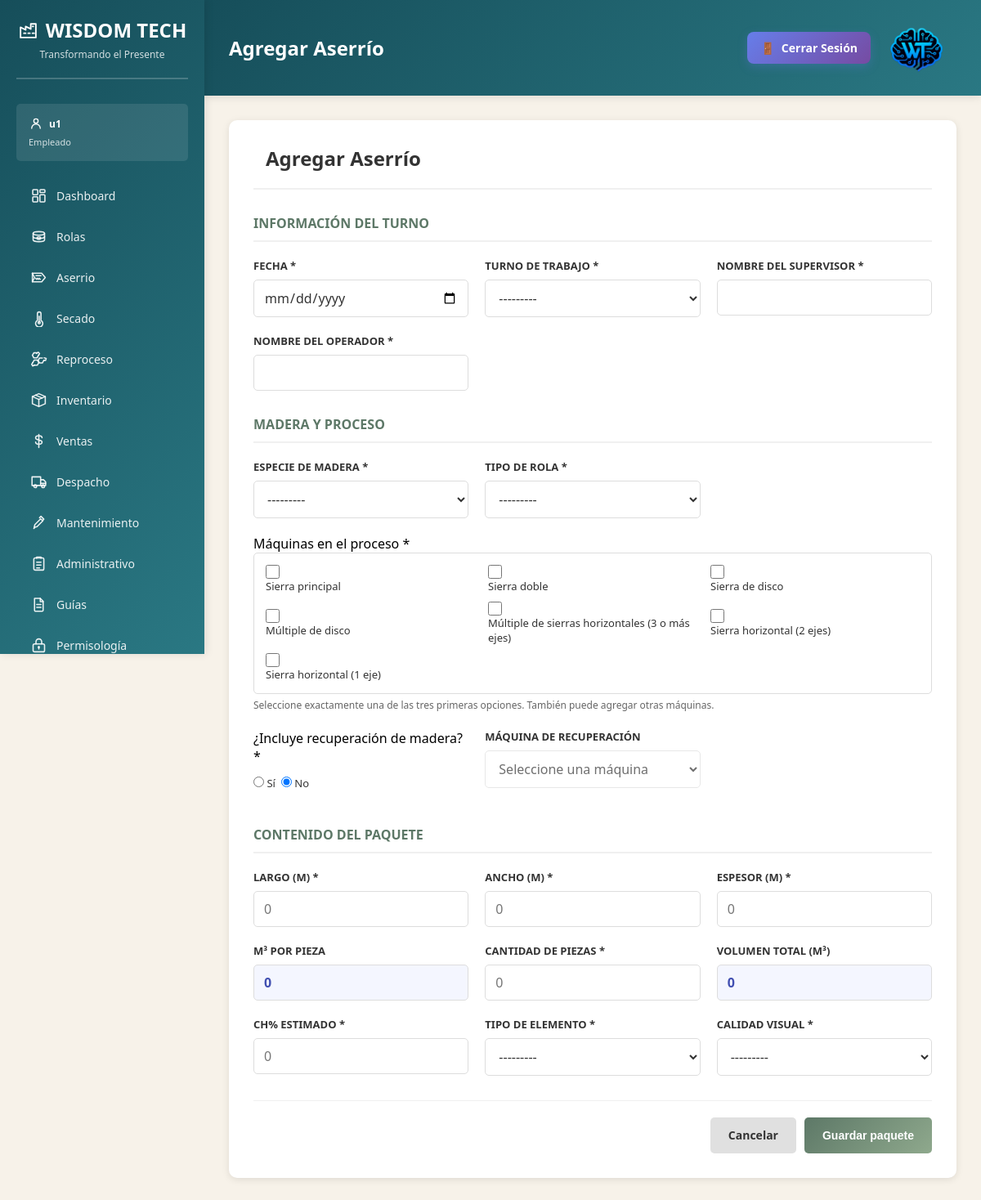
The page /dashboard/aserrio/agregar/ (signed in) on the database its author committed.
### dashboard/models.py (models this page shows, shortened)
class ConfiguracionEmpresa(models.Model):
    PALETAS_FONDO = [
        ('claro', 'Gris claro'),
        ('azulado', 'Azul muy claro'),
        ('calido', 'Arena suave'),
        ('marron', 'Marrón suave'),
        ('salvia', 'Verde salvia'),
        ('petroleo', 'Azul petróleo'),
    ]
    PALETAS_BARRA_LATERAL = [
        ('verde', 'Verde'),
        ('azul', 'Azul'),
        ('vino', 'Vino'),
        ('marron', 'Marrón'),
        ('salvia', 'Verde salvia'),
        ('petroleo', 'Azul petróleo'),
    ]
    PALETAS_MODULOS = [
        ('azul', 'Azul'),
        ('verde', 'Verde'),
        ('grafito', 'Grafito'),
        ('marron', 'Marrón'),
        ('salvia', 'Verde salvia'),
        ('petroleo', 'Azul petróleo'),
    ]
    nombre = models.CharField('nombre de la empresa', max_length=150, default=NombreEmpresa)
    rif = models.CharField('RIF', max_length=30, default=NumeroRif)
    logo_path = models.CharField(
        'ruta del logo',
        max_length=255,
        blank=True,
        default=LogoEmpresa,
        help_text='Ruta relativa a la carpeta static del proyecto, por ejemplo: images/logo.png.',
    )
    slogan = models.CharField('slogan', max_length=255, default=SloganEmpresa)
    color_fondo = models.CharField(
        'fondo del dashboard',
        max_length=20,
        choices=PALETAS_FONDO,
        default='claro',
    )
    color_sidebar = models.CharField(
        'color de la barra lateral',
        max_length=20,
        choices=PALETAS_BARRA_LATERAL,
        default='verde',
    )
    color_modulos = models.CharField(
        'color de las barras de módulos',
        max_length=20,
        choices=PALETAS_MODULOS,
        default='azul',
    )
    class Meta:
        verbose_name = 'configuración de la empresa'
        verbose_name_plural = 'configuración de la empresa'

class PerfilUsuario(models.Model):
    usuario = models.OneToOneField(
        settings.AUTH_USER_MODEL,
        on_delete=models.CASCADE,
        related_name='perfil',
    )
    cargo = models.CharField('cargo', max_length=100)
    class Meta:
        verbose_name = 'perfil de usuario'
        verbose_name_plural = 'perfiles de usuario'

### dashboard/views.py (the view)
# urls.py: path('aserrio/agregar/', views.aserrio_crear_view, name='aserrio_crear'),
@login_required(login_url='login')
@require_http_methods(['GET', 'POST'])
def aserrio_crear_view(request):
    if request.method == 'POST':
        form = PaqueteAserrioForm(request.POST)
        if form.is_valid():
            paquete = form.save(commit=False)
            for intento in range(3):
                try:
                    with transaction.atomic():
                        ultimo_consecutivo = PaqueteAserrio.objects.filter(
                            fecha=paquete.fecha,
                        ).aggregate(Max('consecutivo_diario'))['consecutivo_diario__max'] or 0
                        paquete.consecutivo_diario = ultimo_consecutivo
                        while True:
                            paquete.consecutivo_diario += 1
                            paquete.codigo_paquete = (
                                f'ASR-{paquete.fecha:%Y%m%d}-{paquete.consecutivo_diario:04d}'
                            )
                            if not _codigo_ya_existe_en_sistema(paquete.codigo_paquete):
                                break
                        paquete.save()
                    messages.success(
                        request,
                        f"Paquete {paquete.codigo_paquete} registrado. Producción del día: {paquete.consecutivo_diario}.",
                    )
                    return redirect('aserrio_paquete', codigo_paquete=paquete.codigo_paquete)
                except IntegrityError:
                    if intento == 2:
                        form.add_error(None, 'No se pudo asignar un código único. Intente guardar nuevamente.')
    else:
        form = PaqueteAserrioForm(initial={'fecha': timezone.localdate()})
    return render(request, 'modules/aserrio_form.html', {
        'form': form,
        'form_sections': _aserrio_form_sections(form),
        'titulo': 'Agregar Aserrío',
        'texto_boton': 'Guardar paquete',
        'cancel_url': reverse('aserrio'),
    })

### templates/modules/aserrio_form.html (shortened to what this page needs)
{% extends 'base.html' %}
{% block page_title %}{{ titulo }}{% endblock %}
{% block content %}
<div class="form-container">
    <div class="form-header">
        <h1>{{ titulo }}</h1>
    </div>
    <form method="post" novalidate>
        {% for section_title, fields in form_sections %}
        <section class="form-section">
            <h2 class="section-title">{{ section_title }}</h2>
            <div class="form-grid">
                {% for field in fields %}
                <div class="form-group{% if field.name == 'maquinas_proceso' %} full{% endif %}{% if field.errors %} error{% endif %}"
                     {% if field.name == 'maquina_recuperacion' %}id="maquina-recuperacion-group" hidden{% endif %}>
                    {% if field.name == 'incluye_recuperacion' %}
                        <span class="form-label">{{ field.label }} *</span>
                        <div class="radio-select">{{ field }}</div>
                    {% elif field.name == 'maquinas_proceso' %}
                        <span class="form-label">{{ field.label }}{% if field.field.required %} *{% endif %}</span>
                        {{ field }}
                    {% else %}
                        <label for="{{ field.id_for_label }}">{{ field.label }}{% if field.field.required %} *{% endif %}</label>
                        {{ field }}
                    {% endif %}
                    {% if field.help_text %}<span class="help-text">{{ field.help_text }}</span>{% endif %}
                </div>
                {% endfor %}
            </div>
        </section>
        {% endfor %}
        <div class="form-actions">
            <a href="{{ cancel_url }}" class="btn btn-cancel">Cancelar</a>
            <button type="submit" class="btn btn-submit">{{ texto_boton }}</button>
        </div>
    </form>
</div>
{% endblock %}

### templates/base.html (shortened to what this page needs)
<!DOCTYPE html>
<html lang="es">
<head>
    {% load static %}
</head>
<body style="--dashboard-background: {{ tema_colores.fondo }}; --sidebar-start: {{ tema_colores.sidebar_inicio }}; --sidebar-end: {{ tema_colores.sidebar_fin }}; --module-start: {{ tema_colores.modulo_inicio }}; --module-end: {{ tema_colores.modulo_fin }};">
    <div class="sidebar">
        <div class="sidebar-header">
            <h1>
                <span class="sidebar-symbol" aria-hidden="true">
                    <svg viewBox="0 0 24 24">
                        <path d="M3 21V9l6 3V8l6 3V5h6v16z"/>
                        <path d="M7 16h2m3 0h2m3 0h2M17 8h1"/>
                    </svg>
                </span>
                <span>{{ empresa.nombre }}</span>
            </h1>
            <p>{{ empresa.slogan }}</p>
        </div>
        <div class="user-info">
            <strong>
                <span class="sidebar-symbol" aria-hidden="true">
                    <svg viewBox="0 0 24 24">
                        <circle cx="12" cy="8" r="3.5"/>
                        <path d="M5 20a7 7 0 0 1 14 0"/>
                    </svg>
                </span>
                <span>{{ user.get_full_name|default:user.username }}</span>
            </strong>
            <span class="user-role">{{ cargo_usuario }}</span>
        </div>
        <ul class="sidebar-menu">
            <li>
                <a href="{% url 'dashboard' %}" class="{% if request.resolver_match.url_name == 'dashboard' %}active{% endif %}">
                    <span class="icon" aria-hidden="true">
                        <svg viewBox="0 0 24 24">
                            <rect x="3.5" y="3.5" width="7" height="7" rx="1"/>
                            <rect x="13.5" y="3.5" width="7" height="4" rx="1"/>
                            <rect x="13.5" y="10.5" width="7" height="10" rx="1"/>
                            <rect x="3.5" y="13.5" width="7" height="7" rx="1"/>
                        </svg>
                    </span>
                    <span>Dashboard</span>
                </a>
            </li>
            <li>
                <a href="/dashboard/rolas/" class="{% if 'rolas' in request.path %}active{% endif %}">
                    <span class="icon" aria-hidden="true">
                        <svg viewBox="0 0 24 24">
                            <path d="M4 7.5c0-1.4 3.6-2.5 8-2.5s8 1.1 8 2.5v9c0 1.4-3.6 2.5-8 2.5s-8-1.1-8-2.5z"/>
                            <path d="M4 7.5c0 1.4 3.6 2.5 8 2.5s8-1.1 8-2.5M4 12c0 1.4 3.6 2.5 8 2.5s8-1.1 8-2.5"/>
                            <path d="M12 12.2c1.4 0 2.6.8 2.6 1.8s-1.2 1.8-2.6 1.8-2.6-.8-2.6-1.8 1.2-1.8 2.6-1.8z"/>
                        </svg>
                    </span>
                    <span>Rolas</span>
                </a>
            </li>
            <li>
                <a href="{% url 'aserrio' %}" class="{% if request.resolver_match.url_name == 'aserrio' %}active{% endif %}">
                    <span class="icon" aria-hidden="true">
                        <svg viewBox="0 0 24 24">
                            <path d="M3 6h13l5 6-5 6H3l3-6z"/>
                            <path d="M8 9.5h7M7.5 13l1.5 1.5m1-1.5 1.5 1.5m1-1.5 1.5 1.5"/>
                            <path d="M3 6v12"/>
                        </svg>
                    </span>
                    <span>Aserrio</span>
                </a>
            </li>
            <li>
                <a href="{% url 'secado' %}" class="{% if request.resolver_match.url_name == 'secado' %}active{% endif %}">
                    <span class="icon" aria-hidden="true">
                        <svg viewBox="0 0 24 24">
                            <path d="M10 14.8V5.5a2.5 2.5 0 0 1 5 0v9.3a5 5 0 1 1-5 0z"/>
                            <path d="M12.5 9v8"/>
                            <circle cx="12.5" cy="18" r="1.5"/>
                        </svg>
                    </span>
                    <span>Secado</span>
                </a>
            </li>
            <li>
                <a href="{% url 'reproceso' %}" class="{% if request.resolver_match.url_name == 'reproceso' %}active{% endif %}">
                    <span class="icon" aria-hidden="true">
                        <svg viewBox="0 0 24 24">
                            <path d="m9 4 2-2 2 2-1.2 2.1"/>
                            <path d="M11.8 6.1 9.5 10H5l-2-3.5L5 3h4"/>
                            <path d="m19.5 10 2.8.8-.8 2.8-2.4-.2"/>
                            <path d="m19.1 13.4-2.2 3.8H13l-2-3.5 2-3.5h4"/>
                            <path d="m6 20-2.5 1.4L2 19l1.3-2"/>
                            <path d="m3.3 17 2.2-3.8H10l2 3.5-2 3.5H6"/>
                        </svg>
                    </span>
                    <span>Reproceso</span>
                </a>
            </li>
            <li>
                <a href="{% url 'inventario' %}" class="{% if request.resolver_match.url_name == 'inventario' %}active{% endif %}">
                    <span class="icon" aria-hidden="true">
                        <svg viewBox="0 0 24 24">
                            <path d="m3 7 9-4 9 4-9 4z"/>
                            <path d="M3 7v10l9 4 9-4V7M12 11v10"/>
                            <path d="m7.5 5 9 4"/>
                        </svg>
                    </span>
                    <span>Inventario</span>
                </a>
            </li>
            <li>
                <a href="{% url 'ventas' %}" class="{% if request.resolver_match.url_name == 'ventas' %}active{% endif %}">
                    <span class="icon" aria-hidden="true">
                        <svg viewBox="0 0 24 24">
                            <path d="M12 3v18M16.5 7.5c0-1.7-1.8-3-4.5-3s-4.5 1.3-4.5 3 1.5 2.6 4.5 3 4.5 1.3 4.5 3-1.8 3-4.5 3-4.5-1.3-4.5-3"/>
                        </svg>
                    </span>
                    <span>Ventas</span>
                </a>
            </li>
            <li>
                <a href="{% url 'despacho' %}" class="{% if request.resolver_match.url_name == 'despacho' %}active{% endif %}">
                    <span class="icon" aria-hidden="true">
                        <svg viewBox="0 0 24 24">
                            <path d="M2.5 5h12v12h-12zM14.5 9h4l3 3v5h-7z"/>
                            <circle cx="7" cy="18" r="2"/>
                            <circle cx="18" cy="18" r="2"/>
                            <path d="M14.5 14h7"/>
                        </svg>
                    </span>
                    <span>Despacho</span>
                </a>
            </li>
            <li>
                <a href="{% url 'mantenimiento' %}" class="{% if request.resolver_match.url_name == 'mantenimiento' %}active{% endif %}">
                    <span class="icon" aria-hidden="true">
                        <svg viewBox="0 0 24 24">
                            <path d="m14.5 6.5 3 3-8 8-4 1 1-4 8-8z"/>
                            <path d="m13 5 2-2 4 4-2 2"/>
                            <path d="M6 19l-1 1"/>
                        </svg>
                    </span>
                    <span>Mantenimiento</span>
                </a>
            </li>
            <li>
                <a href="{% url 'administrativo' %}" class="{% if request.resolver_match.url_name == 'administrativo' %}active{% endif %}">
                    <span class="icon" aria-hidden="true">
                        <svg viewBox="0 0 24 24">
                            <rect x="5" y="4" width="14" height="17" rx="2"/>
                            <path d="M9 4.5V3h6v1.5M9 10h6M9 14h6M9 18h4"/>
                        </svg>
                    </span>
                    <span>Administrativo</span>
                </a>
            </li>
            <li>
                <a href="{% url 'guias' %}" class="{% if request.resolver_match.url_name == 'guias' %}active{% endif %}">
                    <span class="icon" aria-hidden="true">
                        <svg viewBox="0 0 24 24">
                            <path d="M6 3.5h8l4 4V20a1.5 1.5 0 0 1-1.5 1.5h-9A1.5 1.5 0 0 1 6 20z"/>
                            <path d="M14 3.5V8h4M9 12h6M9 16h6"/>
                        </svg>
                    </span>
                    <span>Guías</span>
                </a>
            </li>
            <li>
                <a href="{% url 'permisologia' %}" class="{% if request.resolver_match.url_name == 'permisologia' %}active{% endif %}">
                    <span class="icon" aria-hidden="true">
                        <svg viewBox="0 0 24 24">
                            <rect x="4" y="10" width="16" height="11" rx="2"/>
                            <path d="M8 10V7a4 4 0 1 1 8 0v3M12 14v3"/>
                            <circle cx="12" cy="14.5" r=".7"/>
                        </svg>
                    </span>
                    <span>Permisología</span>
                </a>
            </li>
        </ul>
    </div>
    <div class="main-content">
        <div class="topbar">
            <div class="page-heading">
                <h2>{% block page_title %}Dashboard{% endblock %}</h2>
            </div>
            <div class="topbar-info">
                <div class="topbar-actions">
                    <a href="{% url 'logout' %}" class="topbar-logout">
                        <span>🚪</span>
                        <span>Cerrar Sesión</span>
                    </a>
                    {% if logo_empresa_disponible %}
                    <img class="topbar-logo" src="{% static empresa.logo_path %}" alt="Logo de {{ empresa.nombre }}">
                    {% endif %}
                </div>
            </div>
        </div>
        <div class="content">
            {% block content %}{% endblock %}
        </div>
    </div>
</body>
</html>

### rows shown on the page
ConfiguracionEmpresa: nombre "WISDOM TECH", slogan "Transformando el Presente", logo_path (picture)
PerfilUsuario: cargo "Empleado"

### other values the page prints
{{ user.get_full_name|default:user.username }} "u1"
{{ titulo }} "Agregar Aserrío"
{{ section_title }} "INFORMACIÓN DEL TURNO" "MADERA Y PROCESO" "CONTENIDO DEL PAQUETE"
{{ field.label }} "FECHA" "TURNO DE TRABAJO" "NOMBRE DEL SUPERVISOR" "NOMBRE DEL OPERADOR" "ESPECIE DE MADERA" "TIPO DE ROLA" "MÁQUINA DE RECUPERACIÓN" "LARGO (M)" "ANCHO (M)" "ESPESOR (M)" "M³ POR PIEZA" "CANTIDAD DE PIEZAS" "VOLUMEN TOTAL (M³)" "CH% ESTIMADO" "TIPO DE ELEMENTO" "CALIDAD VISUAL"
{{ field.label }} "Máquinas en el proceso"
{{ field.help_text }} "Seleccione exactamente una de las tres primeras opciones. También puede agregar otras máquinas."
{{ field.label }} "¿Incluye recuperación de madera?"
{{ texto_boton }} "Guardar paquete"
